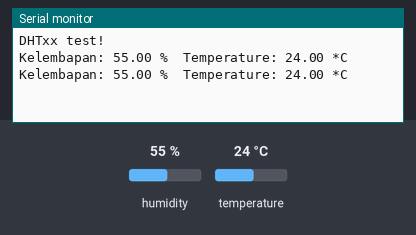
Bench run of a sketch on a simulated Arduino Uno, built with avr-gcc and run on an emulated ATmega328P. Shown: the last lines printed to the serial monitor. The inputs (shaded band) are chosen by the test bench; at power-on: humidity 55 %, temperature 24 °C.

Above: at 4.8 s.
4.9 s: humidity set to 22 %
At 6.4 s:
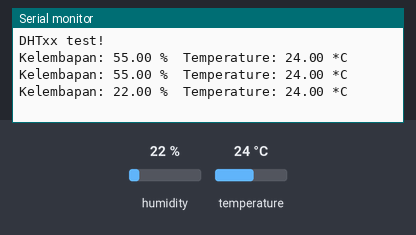
7.9 s: temperature set to 12 °C
At 8.8 s:
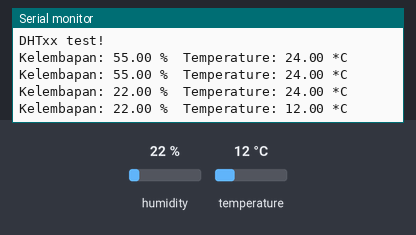
10.9 s: humidity set to 40 %
At 13.6 s:
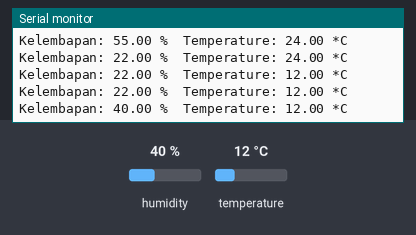
Timing chart, 0 to 15.1 s (numbered marks = the images above; inputs shaded):
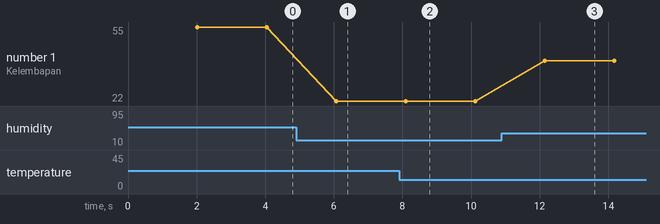

Measured:
- after the input at 4.9 s, the serial monitor: prints a new line after 1.2 s (image 1)
- after the input at 7.9 s, the serial monitor: prints a new line after 0.20 s (image 2)
- after the input at 10.9 s, the serial monitor: prints a new line after 1.2 s (image 3)
- plotted number 1: 55 → 22 after the input at 4.9 s, 22 → 40 after the input at 10.9 s

The sketch:

Control_Suhu_Ruangan.ino
```cpp
#include <DHT.h>
#include <DHT_U.h>
#include <Adafruit_Sensor.h>

#define DHTPIN 2 // pin yang digunakan untuk input data dari sensor dht 11
#define DHTTYPE DHT11 // kalian bisa mengganti DHT11 dengan DHT 22 /DHT 21 tergantung sensor yang kalian gunakan
DHT dht(DHTPIN, DHTTYPE);
void setup()
{
Serial.begin(9600);
Serial.println("DHTxx test!");
dht.begin();
}
void loop()
{
delay(2000);
float h = dht.readHumidity();
float t = dht.readTemperature(); // baca temperatur dalam celcius, jika ingin mengganti fahrenheit kalian bisa menggunakan float f = dht.readTemperature(true);
// cek apakah koneksi benar, jika salah print error
if (isnan(h) || isnan(t))
{
Serial.println("Failed to read from DHT sensor!");
return;
}
Serial.print("Kelembapan: ");
Serial.print(h); // menampilkan kelembapan di serial monitor
Serial.print(" %\t");
Serial.print("Temperature: ");
Serial.print(t); // menampilkan temperatur di serial monitor
Serial.println(" *C ");
}
```
